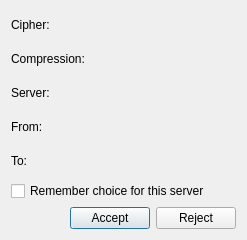
<?xml version="1.0" encoding="UTF-8"?>
<ui version="4.0">
 <class>JCertInfo</class>
 <widget class="QDialog" name="JCertInfo">
  <property name="geometry">
   <rect>
    <x>0</x>
    <y>0</y>
    <width>247</width>
    <height>240</height>
   </rect>
  </property>
  <property name="windowTitle">
   <string>Cert Info</string>
  </property>
  <layout class="QGridLayout" name="gridLayout_2">
   <item row="0" column="0">
    <layout class="QGridLayout" name="gridLayout">
     <item row="0" column="0">
      <widget class="QLabel" name="label">
       <property name="text">
        <string>Cipher:</string>
       </property>
      </widget>
     </item>
     <item row="1" column="0">
      <widget class="QLabel" name="label_2">
       <property name="text">
        <string>Compression:</string>
       </property>
      </widget>
     </item>
     <item row="2" column="0">
      <widget class="QLabel" name="label_3">
       <property name="text">
        <string>Server:</string>
       </property>
      </widget>
     </item>
     <item row="3" column="0">
      <widget class="QLabel" name="label_4">
       <property name="text">
        <string>From:</string>
       </property>
      </widget>
     </item>
     <item row="4" column="0">
      <widget class="QLabel" name="label_5">
       <property name="text">
        <string>To:</string>
       </property>
      </widget>
     </item>
     <item row="4" column="1">
      <widget class="QLabel" name="toLabel">
       <property name="text">
        <string/>
       </property>
      </widget>
     </item>
     <item row="3" column="1">
      <widget class="QLabel" name="fromLabel">
       <property name="text">
        <string/>
       </property>
      </widget>
     </item>
     <item row="2" column="1">
      <widget class="QLabel" name="serverLabel">
       <property name="text">
        <string/>
       </property>
      </widget>
     </item>
     <item row="1" column="1">
      <widget class="QLabel" name="compressionLabel">
       <property name="text">
        <string/>
       </property>
      </widget>
     </item>
     <item row="0" column="1">
      <widget class="QLabel" name="cipherLabel">
       <property name="text">
        <string/>
       </property>
      </widget>
     </item>
     <item row="6" column="0" colspan="2">
      <layout class="QHBoxLayout" name="horizontalLayout">
       <item>
        <spacer name="horizontalSpacer">
         <property name="orientation">
          <enum>Qt::Horizontal</enum>
         </property>
         <property name="sizeHint" stdset="0">
          <size>
           <width>40</width>
           <height>20</height>
          </size>
         </property>
        </spacer>
       </item>
       <item>
        <widget class="QPushButton" name="acceptButton">
         <property name="text">
          <string>Accept</string>
         </property>
        </widget>
       </item>
       <item>
        <widget class="QPushButton" name="rejectButton">
         <property name="text">
          <string>Reject</string>
         </property>
        </widget>
       </item>
      </layout>
     </item>
     <item row="5" column="0" colspan="2">
      <widget class="QCheckBox" name="rememberBox">
       <property name="text">
        <string>Remember choice for this server</string>
       </property>
      </widget>
     </item>
    </layout>
   </item>
  </layout>
 </widget>
 <resources/>
 <connections>
  <connection>
   <sender>acceptButton</sender>
   <signal>clicked()</signal>
   <receiver>JCertInfo</receiver>
   <slot>accept()</slot>
   <hints>
    <hint type="sourcelabel">
     <x>107</x>
     <y>61</y>
    </hint>
    <hint type="destinationlabel">
     <x>212</x>
     <y>61</y>
    </hint>
   </hints>
  </connection>
  <connection>
   <sender>rejectButton</sender>
   <signal>clicked()</signal>
   <receiver>JCertInfo</receiver>
   <slot>reject()</slot>
   <hints>
    <hint type="sourcelabel">
     <x>317</x>
     <y>61</y>
    </hint>
    <hint type="destinationlabel">
     <x>212</x>
     <y>61</y>
    </hint>
   </hints>
  </connection>
 </connections>
</ui>
